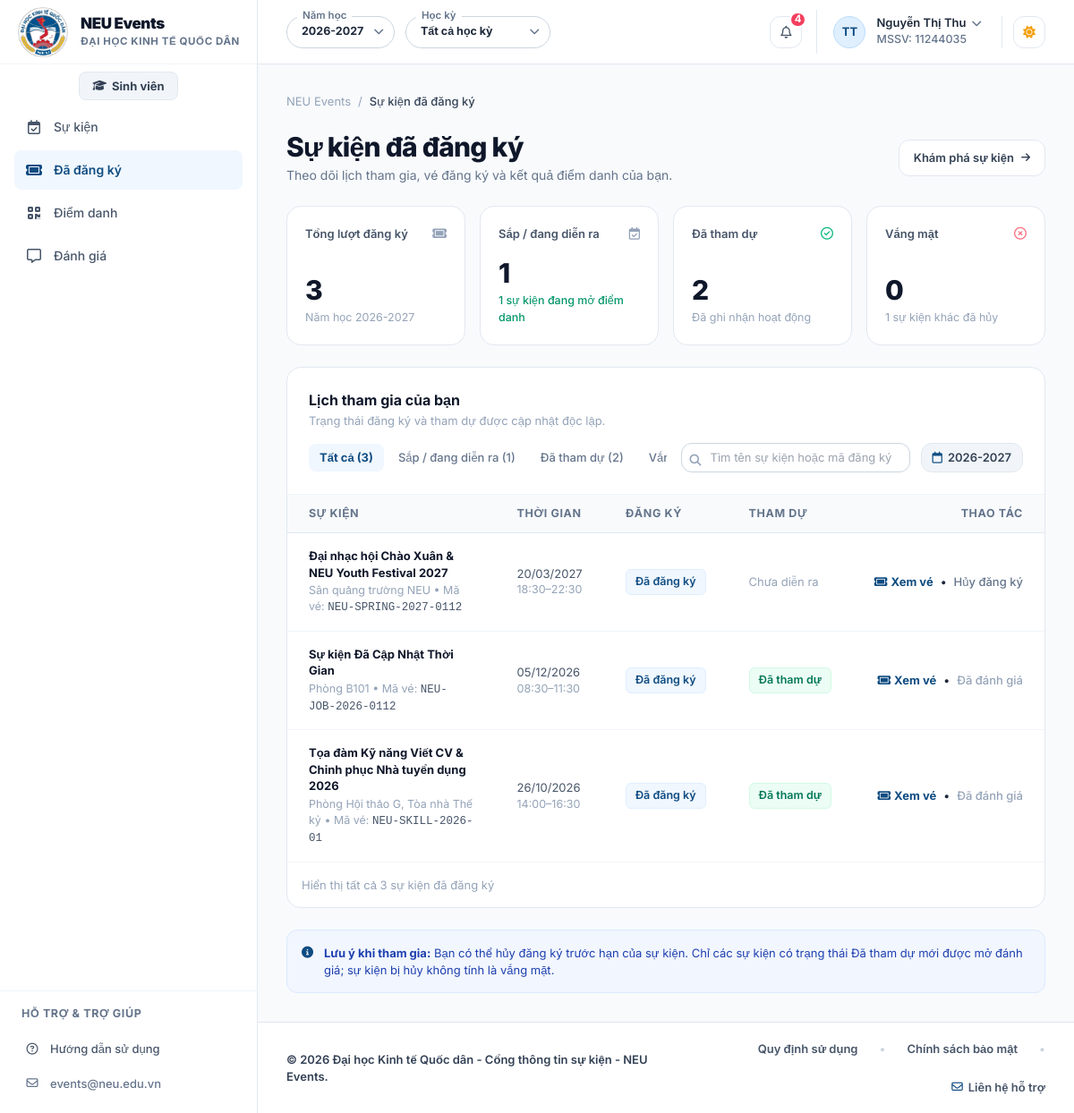
The page /my-events (signed in) on the database as committed earlier.
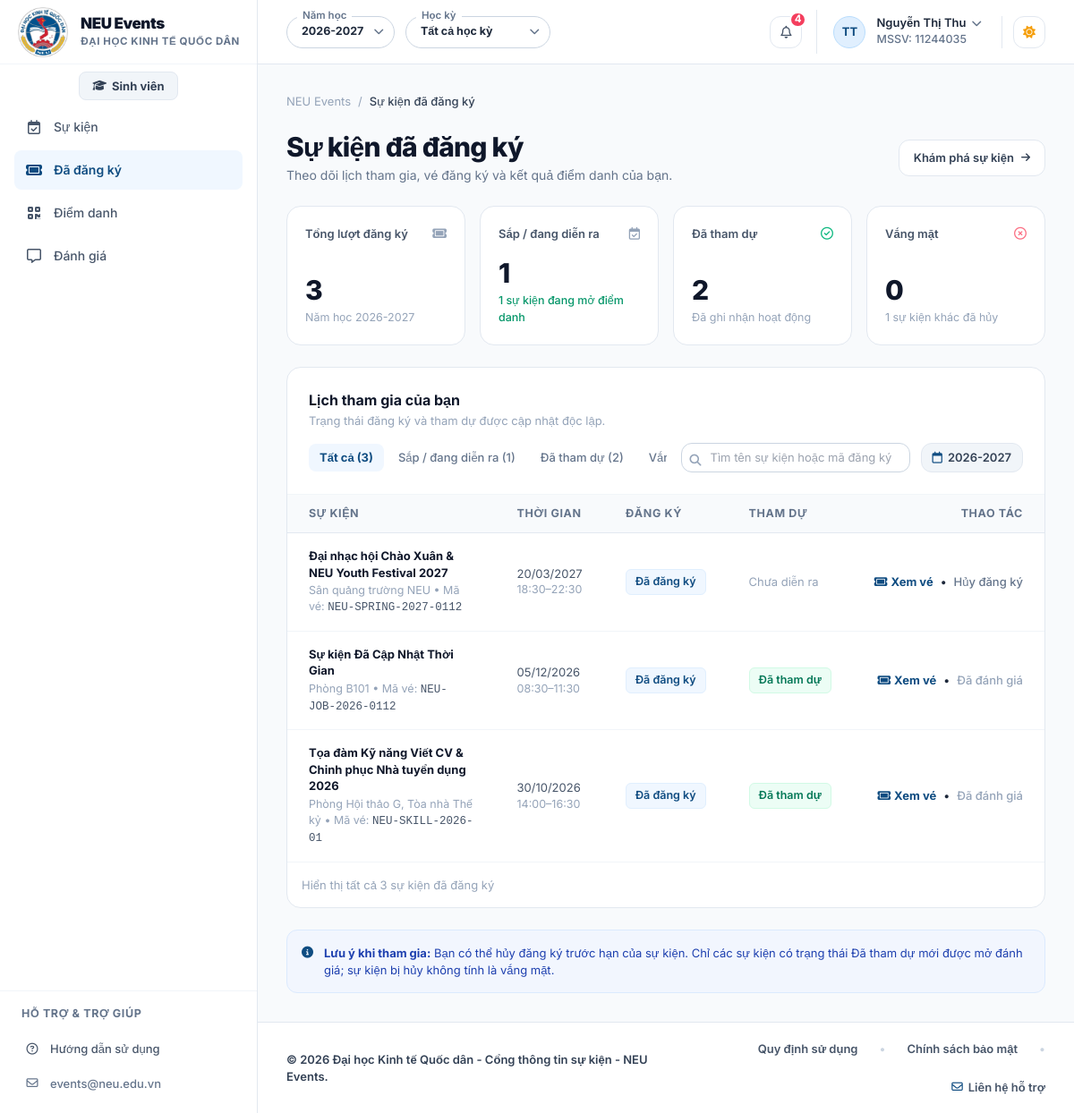
The same page on the database as committed later.
### models.py (models this page shows, shortened)
class Registration(db.Model):
    __tablename__ = 'registrations'
    id = db.Column(db.Integer, primary_key=True)
    ticket_code = db.Column(db.String(40), unique=True, nullable=False) # E.g., NEU-AI-0123
    user_id = db.Column(db.Integer, db.ForeignKey('users.id'), nullable=False)
    event_id = db.Column(db.Integer, db.ForeignKey('events.id'), nullable=False)
    registration_status = db.Column(db.String(20), default='REGISTERED') # REGISTERED, CANCELLED
    attendance_status = db.Column(db.String(20), default='NOT_YET') # NOT_YET, ATTENDED, ABSENT, NOT_APPLICABLE
    registered_at = db.Column(db.DateTime, default=datetime.now)
    attendance_record = db.relationship('AttendanceRecord', backref='registration', uselist=False, lazy=True)

class Event(db.Model):
    __tablename__ = 'events'
    id = db.Column(db.Integer, primary_key=True)
    code = db.Column(db.String(30), unique=True, nullable=False) # E.g., NEU-JOB-2026, NEU-AI-2026
    title = db.Column(db.String(255), nullable=False)
    subtitle = db.Column(db.String(255), nullable=True)
    category_id = db.Column(db.Integer, db.ForeignKey('event_categories.id'), nullable=False)
    organizer_id = db.Column(db.Integer, db.ForeignKey('users.id'), nullable=False)
    organizer_name = db.Column(db.String(150), nullable=False) # E.g., Trung tâm Tư vấn hướng nghiệp & Việc làm
    organizer_email = db.Column(db.String(100), default='events@neu.edu.vn')
    organizer_phone = db.Column(db.String(50), default='024 3628 0280')
    location = db.Column(db.String(200), nullable=False) # E.g., Hội trường A2 & sảnh nhà A1
    target_audience = db.Column(db.String(150), default='Sinh viên & cựu sinh viên NEU')
    fee = db.Column(db.String(50), default='Miễn phí')
    event_date = db.Column(db.Date, nullable=False)
    start_time = db.Column(db.Time, nullable=False)
    end_time = db.Column(db.Time, nullable=False)
    registration_deadline = db.Column(db.DateTime, nullable=False)
    max_seats = db.Column(db.Integer, nullable=False, default=200)
    registered_seats = db.Column(db.Integer, default=0)
    attended_seats = db.Column(db.Integer, default=0)
    description = db.Column(db.Text, nullable=False)
    agenda_json = db.Column(db.Text, nullable=True) # JSON timeline of agenda
    checklist_json = db.Column(db.Text, nullable=True) # JSON items to prepare
    handbook_name = db.Column(db.String(150), default='Cẩm nang sự kiện NEU.pdf')
    handbook_url = db.Column(db.String(500), nullable=True) # URL / file path của ấn phẩm chương trình
    union_points_plus = db.Column(db.Integer, default=5, nullable=False) # Điểm cộng Đoàn khi tham dự
    union_points_minus = db.Column(db.Integer, default=0, nullable=False) # Điểm phạt Đoàn nếu vắng mặt
    sponsor_benefits = db.Column(db.Text, nullable=True) # Quyền lợi, quà tặng, voucher khóa học từ nhà tài trợ
    cover_image_url = db.Column(db.String(500), nullable=True)
    status = db.Column(db.String(20), default='APPROVED') # DRAFT, PENDING, APPROVED, REJECTED, CANCELLED, COMPLETED
    is_featured = db.Column(db.Boolean, default=False)
    cancel_reason = db.Column(db.Text, nullable=True)
    created_at = db.Column(db.DateTime, default=datetime.now)
    registrations = db.relationship('Registration', backref='event', lazy=True, cascade="all, delete-orphan")
    attendance_sessions = db.relationship('AttendanceSession', backref='event', lazy=True, cascade="all, delete-orphan")
    feedbacks = db.relationship('Feedback', backref='event', lazy=True, cascade="all, delete-orphan")
    approval_logs = db.relationship('ApprovalLog', backref='event', lazy=True, cascade="all, delete-orphan")

### routes/student.py (the view)
@student_bp.route('/my-events')
@login_required
def my_events():
    if current_user.role != 'STUDENT':
        flash('Mục "Sự kiện đã đăng ký" chỉ dành riêng cho sinh viên.', 'info')
        return redirect(url_for('organizer_events') if current_user.role == 'ORGANIZER' else (url_for('moderation') if current_user.role in ['MANAGER', 'ADMIN'] else url_for('events')))
    filter_type = request.args.get('filter', 'all')
    today = date.today()
    default_year = f"{today.year}-{today.year + 1}" if today.month >= 8 else f"{today.year - 1}-{today.year}"
    academic_year = request.args.get('academic_year') or session.get('academic_year') or default_year
    semester = request.args.get('semester') or session.get('semester') or 'ALL'
    if 'academic_year' in request.args:
        session['academic_year'] = request.args.get('academic_year')
    if 'semester' in request.args:
        session['semester'] = request.args.get('semester')
    start_d, end_d = get_period_date_range(academic_year, semester)
    query = Registration.query.filter_by(user_id=current_user.id).join(Event)
    if start_d:
        query = query.filter(Event.event_date >= start_d)
    if end_d:
        query = query.filter(Event.event_date <= end_d)
    if filter_type == 'upcoming':
        query = query.filter(Event.event_date >= today, Registration.registration_status == 'REGISTERED', Registration.attendance_status != 'ATTENDED')
    elif filter_type == 'attended':
        query = query.filter(Registration.attendance_status == 'ATTENDED')
    elif filter_type == 'absent':
        query = query.filter(Registration.attendance_status == 'ABSENT')
    elif filter_type == 'cancelled':
        query = query.filter((Event.status == 'CANCELLED') | (Registration.registration_status == 'CANCELLED'))
    user_registrations = query.order_by(Registration.registered_at.desc()).all()
    all_regs_q = Registration.query.filter_by(user_id=current_user.id).join(Event)
    if start_d:
        all_regs_q = all_regs_q.filter(Event.event_date >= start_d)
    if end_d:
        all_regs_q = all_regs_q.filter(Event.event_date <= end_d)
    all_regs = all_regs_q.all()
    stats = {
        'total': len([r for r in all_regs if r.registration_status == 'REGISTERED']),
        'upcoming': len([r for r in all_regs if r.registration_status == 'REGISTERED' and r.event.event_date >= today and r.attendance_status != 'ATTENDED']),
        'attended': len([r for r in all_regs if r.attendance_status == 'ATTENDED']),
        'absent': len([r for r in all_regs if r.attendance_status == 'ABSENT'])
    }
    live_reg = None
    for r in all_regs:
        if r.event.event_date == today and r.registration_status == 'REGISTERED' and r.event.status == 'APPROVED':
            live_reg = r
            break
    return render_template(
        'my_events.html',
        registrations=user_registrations,
        stats=stats,
        live_registration=live_reg,
        current_filter=filter_type
    )

### app.py (called while the page is built)
@login_manager.user_loader
def load_user(user_id):
    return User.query.get(int(user_id))

@app.after_request
def add_cache_control_headers(response):
    if 'text/html' in response.headers.get('Content-Type', ''):
        response.headers['Cache-Control'] = 'no-cache, no-store, must-revalidate, max-age=0'
        response.headers['Pragma'] = 'no-cache'
        response.headers['Expires'] = '0'
    return response

### models.py (called while the page is built)
    @property
    def display_email(self):
        if self.role == 'STUDENT' and self.student_id:
            return f"{self.student_id}@st.neu.edu.vn"
        return self.email

### routes/utils.py (called while the page is built, shortened)
def get_period_date_range(academic_year, semester=None):
    start_date = None
    end_date = None
    if academic_year and academic_year != 'ALL':
        try:
            parts = str(academic_year).strip().split('-')
            if len(parts) == 2:
                y1, y2 = int(parts[0]), int(parts[1])
                start_date = date(y1, 8, 1)
                end_date = date(y2, 7, 31)
        except Exception:
            pass
    return start_date, end_date

### templates/my_events.html (shortened to what the changed rows need)
{% extends "base.html" %}
{% set active_page = "my_events" %}
{% block content %}
<div class="space-y-6 max-w-7xl mx-auto">
    <div class="flex flex-col sm:flex-row sm:items-center justify-between gap-4">
        <div>
            <h1 class="text-2xl lg:text-3xl font-extrabold text-slate-900 tracking-tight">Sự kiện đã đăng ký</h1>
        </div>
    </div>
    <div class="bg-white rounded-2xl border border-slate-200 shadow-2xs overflow-hidden">
        <div class="overflow-x-auto">
            <table class="w-full text-left text-xs" id="myEventsTable">
                <thead class="bg-slate-50 text-slate-500 font-semibold border-b border-slate-200 uppercase tracking-wider text-[11px]">
                    <tr>
                        <th class="py-3 px-6">Sự kiện</th>
                        <th class="py-3 px-6">Thời gian</th>
                        <th class="py-3 px-6">Đăng ký</th>
                        <th class="py-3 px-6">Tham dự</th>
                        <th class="py-3 px-6 text-right">Thao tác</th>
                    </tr>
                </thead>
                <tbody class="divide-y divide-slate-100">
                    {% for reg in registrations %}
                    <tr class="hover:bg-slate-50/80 transition group">
                        <td class="py-4 px-6">
                            <div class="font-bold text-slate-900 group-hover:text-neu-700">{{ reg.event.title }}</div>
                            <div class="text-[11px] text-slate-400 mt-0.5">{{ reg.event.location }} • Mã vé: <span class="font-mono text-slate-600">{{ reg.ticket_code }}</span></div>
                        </td>
                        <td class="py-4 px-6 text-slate-600 whitespace-nowrap">
                            <div>{{ reg.event.event_date.strftime('%d/%m/%Y') }}</div>
                            <div class="text-[11px] text-slate-400">{{ reg.event.start_time.strftime('%H:%M') }}–{{ reg.event.end_time.strftime('%H:%M') }}</div>
                        </td>
                        <td class="py-4 px-6 whitespace-nowrap">
                            {% if reg.event.status == 'CANCELLED' %}
                            <span class="inline-block px-2.5 py-1 rounded-md text-[11px] font-semibold bg-rose-50 text-rose-700 border border-rose-100">Sự kiện đã hủy</span>
                            {% elif reg.registration_status == 'REGISTERED' %}
                            <span class="inline-block px-2.5 py-1 rounded-md text-[11px] font-semibold bg-neu-50 text-neu-700 border border-neu-100">Đã đăng ký</span>
                            {% else %}
                            <span class="inline-block px-2.5 py-1 rounded-md text-[11px] font-semibold bg-slate-100 text-slate-600">Đã hủy đăng ký</span>
                            {% endif %}
                        </td>
                        <td class="py-4 px-6 whitespace-nowrap">
                            {% if reg.event.status == 'CANCELLED' %}
                            <span class="text-slate-400 text-xs">Không áp dụng</span>
                            {% elif reg.attendance_status == 'ATTENDED' %}
                            <span class="inline-block px-2.5 py-1 rounded-md text-[11px] font-semibold bg-emerald-50 text-emerald-700 border border-emerald-100">Đã tham dự</span>
                            {% elif reg.attendance_status == 'ABSENT' %}
                            <span class="inline-block px-2.5 py-1 rounded-md text-[11px] font-semibold bg-rose-50 text-rose-700 border border-rose-100">Vắng mặt</span>
                            {% elif reg.event.event_date == today and reg.event.status == 'APPROVED' %}
                            <span class="inline-block px-2.5 py-1 rounded-md text-[11px] font-semibold bg-amber-50 text-amber-700 border border-amber-200">Chưa điểm danh</span>
                            {% else %}
                            <span class="text-slate-400 text-xs">Chưa diễn ra</span>
                            {% endif %}
                        </td>
                        <td class="py-4 px-6 text-right whitespace-nowrap font-medium">
                            {% if reg.event.status == 'CANCELLED' %}
                            <button onclick="alert('Lý do hủy: {{ reg.event.cancel_reason }}')" class="text-neu-700 hover:underline">Xem thông báo</button>
                            {% elif reg.attendance_status == 'ATTENDED' %}
                                {% set reviewed = is_reviewed(reg.event_id) %}
                                <div class="flex items-center justify-end gap-2 text-xs">
                                    <button type="button" onclick="showTicketModal('{{ reg.event.title }}', '{{ reg.ticket_code }}', '{{ reg.event.event_date.strftime('%d/%m/%Y') }}', '{{ reg.event.location }}', '{{ current_user.full_name }}', '{{ current_user.student_id or current_user.username }}', '{{ current_user.department or 'Đại học Kinh tế Quốc dân' }}', '{{ reg.event.start_time.strftime('%H:%M') }}–{{ reg.event.end_time.strftime('%H:%M') }}', '{{ reg.attendance_status }}')" class="text-neu-700 hover:underline font-bold inline-flex items-center gap-1">
                                        <i class="fa-solid fa-ticket"></i>
                                        <span>Xem vé</span>
                                    </button>
                                    <span>•</span>
                                    {% if reviewed %}
                                    <span class="text-slate-400">Đã đánh giá</span>
                                    {% else %}
                                    <a href="{{ url_for('feedback', event_id=reg.event.id) }}" class="text-neu-700 hover:underline font-bold inline-flex items-center gap-1">
                                        <span>Đánh giá</span>
                                        <i class="fa-solid fa-arrow-right text-[10px]"></i>
                                    </a>
                                    {% endif %}
                                </div>
                            {% endif %}
                        </td>
                    </tr>
                    {% endfor %}
                </tbody>
            </table>
        </div>
    </div>
</div>
{% endblock %}

Rows that differ between the two databases and show on the page:
changed Registration "NEU-SKILL-2026-01": event.event_date "26/10/2026" → "30/10/2026"
